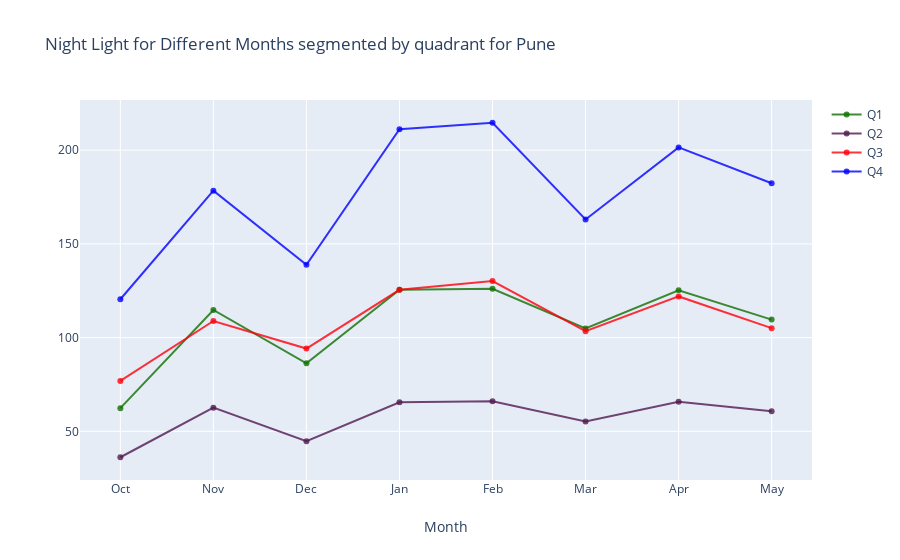

Notebook cell for this chart:
### Code cell
trace1 = go.Scatter(
                    x = months,
                    y = q1_mean,
                    mode = "lines+markers",
                    name = "Q1",
                    marker = dict(color = 'rgba(16, 112, 2, 0.8)'),
                    text= 'Q1')
# Creating trace2
trace2 = go.Scatter(
                    x = months,
                    y = q2_mean,
                    mode = "lines+markers",
                    name = "Q2",
                    marker = dict(color = 'rgba(80, 26, 80, 0.8)'),
                    text= 'Q2')

trace3 = go.Scatter(
                    x = months,
                    y = q3_mean,
                    mode = "lines+markers",
                    name = "Q3",
                    marker = dict(color = 'rgba(255, 0, 10, 0.8)'),
                    text= 'Q3')

trace4 = go.Scatter(
                    x = months,
                    y = q4_mean,
                    mode = "lines+markers",
                    name = "Q4",
                    marker = dict(color = 'rgba(0, 0, 255, 0.8)'),
                    text= 'Q4')

data = [trace1, trace2, trace3, trace4]
layout = dict(title = 'Night Light for Different Months segmented by quadrant for Pune',
              xaxis= dict(title= 'Month',ticklen= 5,zeroline= False)
             )
fig = dict(data = data, layout = layout)
iplot(fig)

### Figure 1 — Plotly figure (JSON) as saved in the notebook; plotly's stock layout.template omitted (floating-point values rounded to 4 significant figures)
{"data": [{"marker": {"color": "rgba(16, 112, 2, 0.8)"}, "mode": "lines+markers", "name": "Q1", "text": "Q1", "type": "scatter", "x": ["Oct", "Nov", "Dec", "Jan", "Feb", "Mar", "Apr", "May"], "y": [62.36, 114.7, 86.3, 125.5, 126.0, 104.9, 125.3, 109.6]}, {"marker": {"color": "rgba(80, 26, 80, 0.8)"}, "mode": "lines+markers", "name": "Q2", "text": "Q2", "type": "scatter", "x": ["Oct", "Nov", "Dec", "Jan", "Feb", "Mar", "Apr", "May"], "y": [36.17, 62.61, 44.74, 65.46, 66.01, 55.18, 65.8, 60.66]}, {"marker": {"color": "rgba(255, 0, 10, 0.8)"}, "mode": "lines+markers", "name": "Q3", "text": "Q3", "type": "scatter", "x": ["Oct", "Nov", "Dec", "Jan", "Feb", "Mar", "Apr", "May"], "y": [76.89, 108.8, 94.15, 125.5, 130.2, 103.4, 122.0, 105.0]}, {"marker": {"color": "rgba(0, 0, 255, 0.8)"}, "mode": "lines+markers", "name": "Q4", "text": "Q4", "type": "scatter", "x": ["Oct", "Nov", "Dec", "Jan", "Feb", "Mar", "Apr", "May"], "y": [120.5, 178.4, 138.8, 211.2, 214.6, 163.0, 201.5, 182.3]}], "layout": {"title": {"text": "Night Light for Different Months segmented by quadrant for Pune"}, "xaxis": {"ticklen": 5, "title": {"text": "Month"}, "zeroline": false}}}
